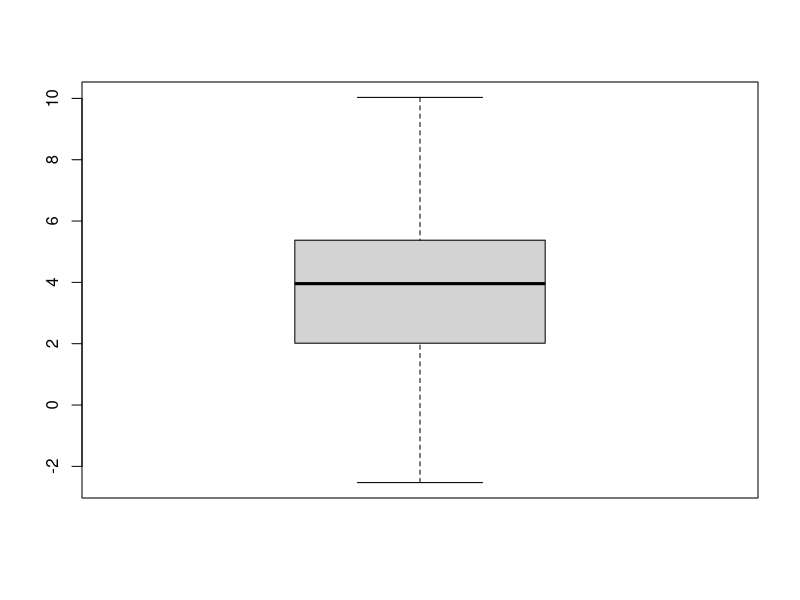

R code for this plot:



# Koláčové grafy se mnohdy používají nekorektně, vnímání takových grafu je obtížné. Následující graf je takovým příkladem.
# ```{r pie_3D, echo=FALSE, fig.align = 'center', out.width='75%'}
# slices <- c(2,2,3,3)
# lbls <- c("Zavádějící (20%)", "Matoucí (20%)", "Dobré (30%)", "Nečitelné (30%)")
# lp <- pie3D(slices, radius=1.19, height = 0.16, theta=pi/20, start=0.8, shade=0.5, main="Vnimání 3D koláčových grafů", border=NA)
# 
# pie3D.labels(lp, labels = lbls, labelcex = 1.2, labelrad = 1.8)
# ```
# Jednotlivé kategorie tohoto grafu mají podobné procentuální zastoupení, ale protože modrá výseč se nachází nejblíž, vnímá se jako dominantní. Přestože tento příklad se považuje za extrémní, 3D koláčové grafy i s malým počtem kategorii se těžce rozlišují.
# 
# ```{r, echo=FALSE, fig.align = 'center', out.width = '65%', eval=FALSE}
# knitr::include_graphics("3Dpie.png")
# ```
# Další častou chybou je nekorektní vyznačení procentuálního zastoupení jednotlivých kategorii. ??

x <- rnorm(300, 4, 2.5)
boxplot(x)
